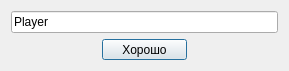
<?xml version="1.0" encoding="UTF-8"?>
<ui version="4.0">
 <class>Name_Dio</class>
 <widget class="QDialog" name="Name_Dio">
  <property name="geometry">
   <rect>
    <x>0</x>
    <y>0</y>
    <width>289</width>
    <height>71</height>
   </rect>
  </property>
  <property name="minimumSize">
   <size>
    <width>289</width>
    <height>71</height>
   </size>
  </property>
  <property name="maximumSize">
   <size>
    <width>289</width>
    <height>71</height>
   </size>
  </property>
  <property name="windowTitle">
   <string>Dialog</string>
  </property>
  <layout class="QGridLayout" name="gridLayout">
   <item row="1" column="1">
    <widget class="QPushButton" name="pushButton">
     <property name="text">
      <string>Хорошо</string>
     </property>
    </widget>
   </item>
   <item row="0" column="0" colspan="3">
    <widget class="QLineEdit" name="lineEdit">
     <property name="text">
      <string>Player</string>
     </property>
     <property name="placeholderText">
      <string/>
     </property>
    </widget>
   </item>
  </layout>
 </widget>
 <resources/>
 <connections/>
</ui>
